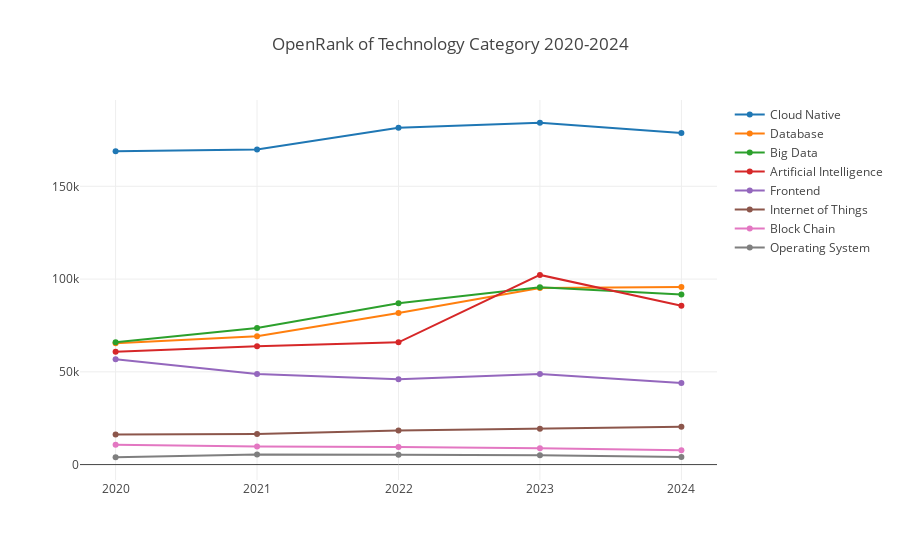

Notebook code for this chart:
### Code cell
processTechSubfieldsRepoOpenrank({
    "labelUnion": ['Tech-0'],  # ':technology' is invalid because there is no such a top level label for the technology directory. 'Tech-0' can be used to represent the first level technical field label
    "startYear": startYear, "endYear": year, "endMonth": 12,
    "groupBy": 'Tech-0',
    "groupTimeRange": 'year',
    "order": 'DESC',
    "limit": -1
}, {"title": f"OpenRank of Technology Category {startYear}-{year}", "xaxis": { "type": 'category' }})

### Figure 1 — Plotly figure (JSON) as saved in the notebook; plotly's stock layout.template omitted (floating-point values rounded to 4 significant figures)
{"data": [{"name": "Cloud Native", "x": [2020, 2021, 2022, 2023, 2024], "y": [168900.0, 169800.0, 181600.0, 184300.0, 178700.0]}, {"name": "Database", "x": [2020, 2021, 2022, 2023, 2024], "y": [65390.0, 69230.0, 81730.0, 95130.0, 95700.0]}, {"name": "Big Data", "x": [2020, 2021, 2022, 2023, 2024], "y": [65890.0, 73640.0, 86980.0, 95630.0, 91730.0]}, {"name": "Artificial Intelligence", "x": [2020, 2021, 2022, 2023, 2024], "y": [60770.0, 63850.0, 65880.0, 102200.0, 85670.0]}, {"name": "Frontend", "x": [2020, 2021, 2022, 2023, 2024], "y": [56780.0, 48860.0, 45990.0, 48890.0, 44020.0]}, {"name": "Internet of Things", "x": [2020, 2021, 2022, 2023, 2024], "y": [16190.0, 16530.0, 18370.0, 19280.0, 20420.0]}, {"name": "Block Chain", "x": [2020, 2021, 2022, 2023, 2024], "y": [10760.0, 9749.0, 9497.0, 8813.0, 7677.0]}, {"name": "Operating System", "x": [2020, 2021, 2022, 2023, 2024], "y": [3957.0, 5492.0, 5240.0, 5056.0, 4144.0]}], "layout": {"autosize": true, "title": {"text": "OpenRank of Technology Category 2020-2024"}, "xaxis": {"autorange": true, "range": [-0.2427, 4.243], "type": "category"}, "yaxis": {"autorange": true, "range": [-10920.0, 199100.0], "type": "linear"}}}
